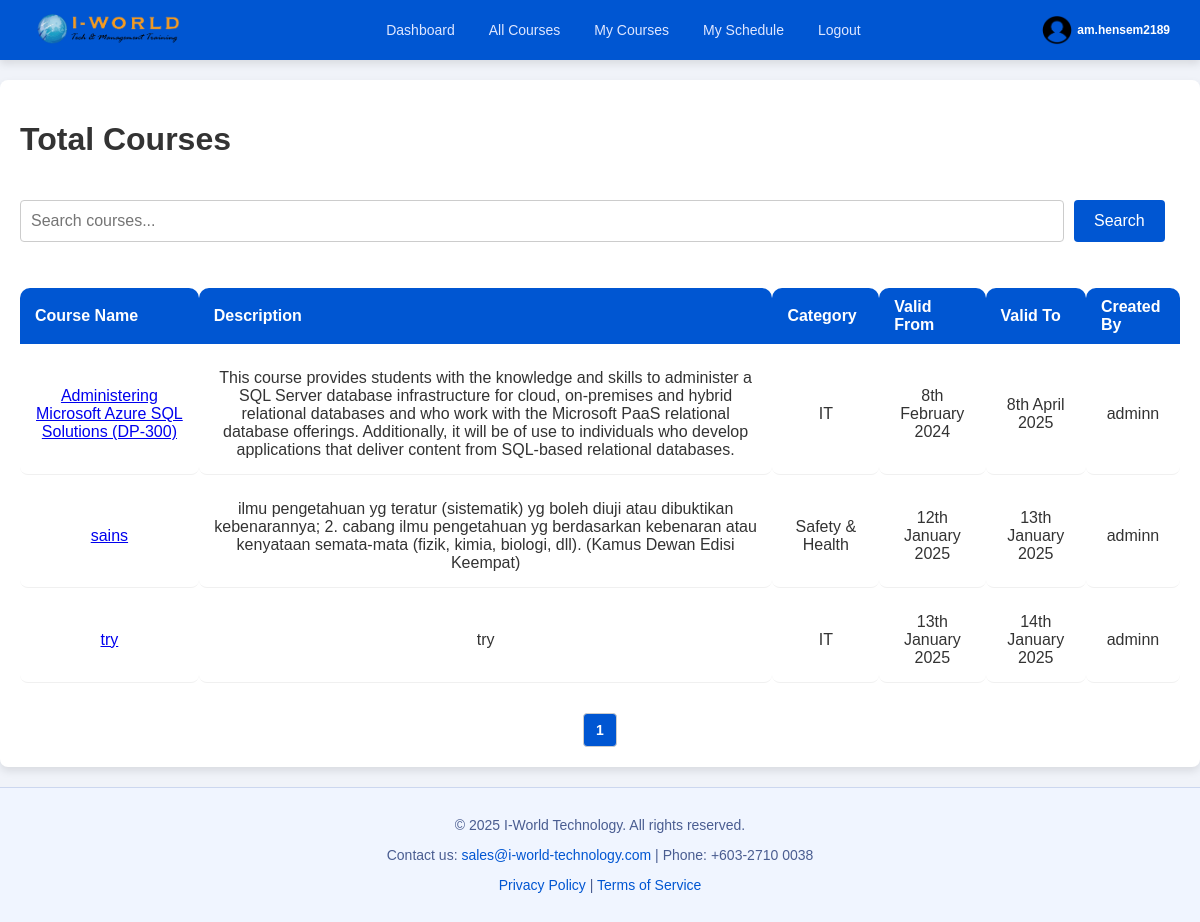
/all_courses.php (signed in), run on the app's committed database.
### tables this page shows
CREATE TABLE `courses` (
  `id` int(11) NOT NULL,
  `course_name` varchar(100) NOT NULL,
  `description` text DEFAULT NULL,
  `duration` int(10) UNSIGNED NOT NULL,
  `created_by` int(11) DEFAULT NULL,
  `created_at` timestamp NOT NULL DEFAULT current_timestamp(),
  `valid_from` date DEFAULT NULL,
  `valid_to` date DEFAULT NULL,
  `category` enum('IT','Non-IT','Safety & Health') NOT NULL
);

CREATE TABLE `users` (
  `id` int(11) NOT NULL,
  `username` varchar(50) NOT NULL,
  `first_name` varchar(50) NOT NULL,
  `last_name` varchar(50) NOT NULL,
  `password` varchar(255) NOT NULL,
  `email` varchar(100) NOT NULL,
  `role_id` int(11) NOT NULL,
  `created_at` timestamp NOT NULL DEFAULT current_timestamp(),
  `created_by` int(11) DEFAULT NULL,
  `phone_number` varchar(15) DEFAULT NULL
);

### all_courses.php (the view, shortened to what this page needs)
<?php
require_once 'config.php';
include 'navbar.php';
$limit = 10;
$page = isset($_GET['page']) && is_numeric($_GET['page']) ? intval($_GET['page']) : 1;
$offset = ($page - 1) * $limit;
$search = $_GET['search'] ?? '';
$countQuery = $conn->prepare(
    "SELECT COUNT(*) AS total FROM courses
     WHERE course_name LIKE CONCAT('%', ?, '%')"
);
$countQuery->bind_param('s', $search);
$countQuery->execute();
$totalRecords = $countQuery->get_result()->fetch_assoc()['total'];
$totalPages = ceil($totalRecords / $limit);
$query = $conn->prepare(
    "SELECT c.*, u.username AS created_by
     FROM courses c
     LEFT JOIN users u ON c.created_by = u.id
     WHERE c.course_name LIKE CONCAT('%', ?, '%')
     LIMIT ? OFFSET ?"
);
$query->bind_param('sii', $search, $limit, $offset);
$query->execute();
$result = $query->get_result();
?>
<!DOCTYPE html>
<html lang="en">
<head>
    <link rel="stylesheet" href="styles.css">
</head>
<body>
<div id="view-all-courses" class="container">
    <div class="header">
        <h1>Total Courses</h1>
    </div>
    <div class="search-bar-container">
        <form method="GET" action="all_courses.php" class="search-form">
            <input type="text" name="search" placeholder="Search courses..." value="<?php echo htmlspecialchars($search); ?>" class="search-bar">
            <button type="submit" class="search-btn">Search</button>
        </form>
    </div>
    <table class="table-modern">
        <thead>
            <tr>
                <th>Course Name</th>
                <th>Description</th>
                <th>Category</th>
                <th>Valid From</th>
                <th>Valid To</th>
                <th>Created By</th>
            </tr>
        </thead>
        <tbody>
            <?php if ($result->num_rows > 0): ?>
                <?php while ($course = $result->fetch_assoc()): ?>
                    <tr>
                        <td>
                            <a href="course_details.php?id=<?php echo $course['id']; ?>">
                                <?php echo htmlspecialchars($course['course_name']); ?>
                            </a>
                        </td>
                        <td><?php echo htmlspecialchars($course['description']); ?></td>
                        <td><?php echo htmlspecialchars($course['category']); ?></td>
                        <td><?php echo date('jS F Y', strtotime($course['valid_from'])); ?></td>
                        <td><?php echo date('jS F Y', strtotime($course['valid_to'])); ?></td>
                        <td><?php echo htmlspecialchars($course['created_by'] ?? 'N/A'); ?></td>
                    </tr>
                <?php endwhile; ?>
            <?php else: ?>
                <tr>
                    <td colspan="6">No courses found.</td>
                </tr>
            <?php endif; ?>
        </tbody>
    </table>
    <div class="pagination">
        <?php for ($i = 1; $i <= $totalPages; $i++): ?>
            <a href="?search=<?php echo urlencode($search); ?>&page=<?php echo $i; ?>" class="btn <?php echo ($i == $page) ? 'btn-active' : ''; ?>">
                <?php echo $i; ?>
            </a>
        <?php endfor; ?>
    </div>
</div>
<?php include 'footer.php'; ?>
</body>
</html>

### styles.css (style rules this page uses)
body { font-family: 'Arial', sans-serif; margin: 0; padding: 0; background-color: #f0f3f9; color: #333; }
.btn { background-color: #0056d2; color: white; padding: 10px 20px; font-size: 16px; border: none; border-radius: 4px; cursor: pointer; transition: background-color 0.3s ease; }
button { background-color: #0056d2; color: #fff; padding: 10px 15px; border: none; border-radius: 4px; font-size: 16px; cursor: pointer; transition: background-color 0.3s ease; }
table thead th { background-color: #0056d2; color: #ffffff; padding: 10px; text-align: center; border: none; }
.container { margin: 20px auto; padding: 20px; max-width: 1200px; background-color: #fff; border-radius: 8px; box-shadow: 0 4px 8px rgba(0, 0, 0, 0.1); }
.header { display: flex; justify-content: space-between; align-items: center; margin-bottom: 20px; }
.search-bar-container { display: flex; justify-content: center; align-items: center; margin-bottom: 20px; margin-top: 10px; }
.search-form { display: flex; align-items: center; gap: 10px; width: 100%; }
.search-bar { flex: 1; width: 300px; max-width: 90%; padding: 10px; height: 42px; font-size: 16px; border: 1px solid #ccc; border-radius: 4px; box-sizing: border-box; }
.search-btn { background-color: #0056d2; color: white; padding: 10px 20px; height: 42px; font-size: 16px; border: none; border-radius: 4px; cursor: pointer; display: flex; align-items: center; justify-content: center; transition: background-color 0.3s ease; }
.pagination { display: flex; justify-content: center; align-items: center; gap: 10px; margin-top: 20px; }
.pagination .btn { padding: 8px 12px; font-size: 14px; color: #0056d2; background-color: #ffffff; border: 1px solid #ccc; border-radius: 4px; text-decoration: none; transition: background-color 0.3s ease, color 0.3s ease; }
.pagination .btn-active { background-color: #0056d2; color: #ffffff; font-weight: bold; }
.table-modern { width: 100%; border-collapse: separate; border-spacing: 0 10px; margin: 20px 0; font-size: 16px; text-align: left; }
table thead th, .assigned-courses-table th { background-color: #0056d2 !important; color: #ffffff !important; padding: 10px; text-align: center; border: none; }
.table-modern th, .table-modern td, .assigned-courses-table th, .assigned-courses-table td { text-align: center; vertical-align: middle; }
.table-modern th, .assigned-courses-table th { text-align: center; vertical-align: middle; }
.table-modern th { background-color: #0056d2; color: white; padding: 10px 15px; text-align: left; border-radius: 10px 10px 0 0; }
.table-modern td { background-color: white; padding: 15px; border-bottom: 1px solid #f0f0f0; border-radius: 8px; vertical-align: middle; text-align: center; vertical-align: middle; }
td:last-child { text-align: center; vertical-align: middle; }

### data on the page
courses: course_name "Administering Microsoft Azure SQL Solutions (DP-300)", description "This course provides students with the knowledge and skills to administer a SQL Server database infrastructure for cloud, on-premises and hybrid relational databases and who work with the Microsoft PaaS relational database offerings. Additionally, it will be of use to individuals who develop applications that deliver content from SQL-based relational databases.", category "IT", valid_from "8th February 2024", valid_to "8th April 2025", created_by.username "adminn"
courses: course_name "sains", description "ilmu pengetahuan yg teratur (sistematik) yg boleh diuji atau dibuktikan kebenarannya; 2. cabang ilmu pengetahuan yg berdasarkan kebenaran atau kenyataan semata-mata (fizik, kimia, biologi, dll). (Kamus Dewan Edisi Keempat)", category "Safety & Health", valid_from "12th January 2025", valid_to "13th January 2025", created_by.username "adminn"
courses: course_name "try", description "try", category "IT", valid_from "13th January 2025", valid_to "14th January 2025", created_by.username "adminn"

### other printed values
$username "am.hensem2189"
